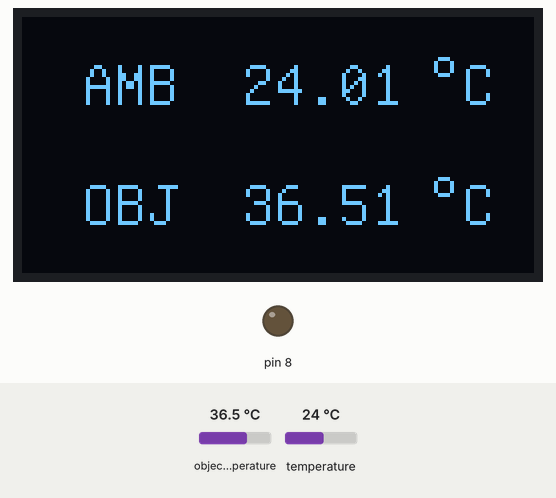
Bench run of a sketch on a simulated Arduino Uno, built with avr-gcc and run on an emulated ATmega328P. Parts: 128×64 one-colour display, output pins drawn as LEDs (lit = HIGH). The inputs (shaded band) are chosen by the test bench; at power-on: object temperature 36.5 °C, temperature 24 °C. What the sketch prints to the serial monitor is not drawn.

Above: at 6.4 s.
6.5 s: object temperature set to 20 °C
At 8.9 s:
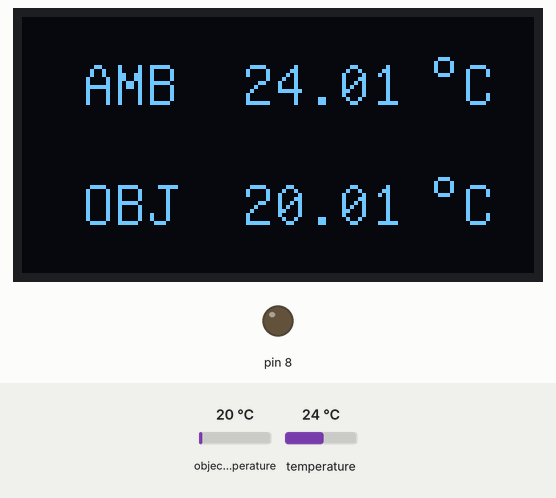
9.4 s: temperature set to 12 °C
At 10.9 s:
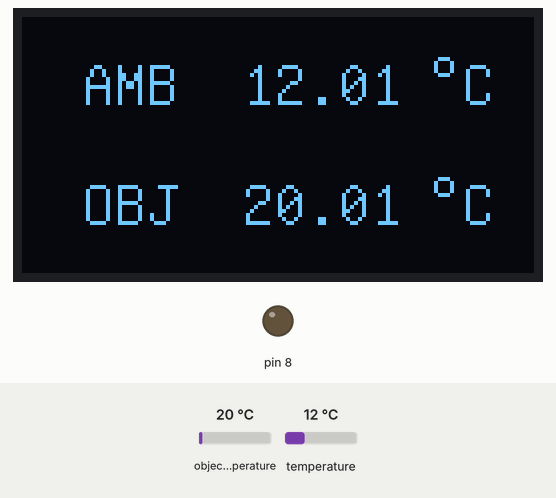
11.9 s: object temperature set to 26 °C
At 13.9 s:
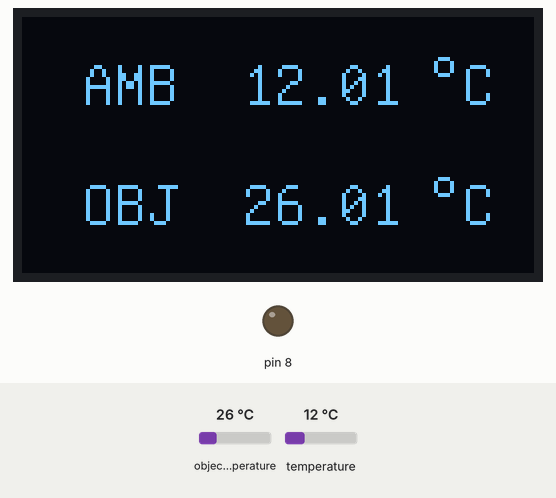
14.3 s: temperature set to 19 °C
At 15.6 s:
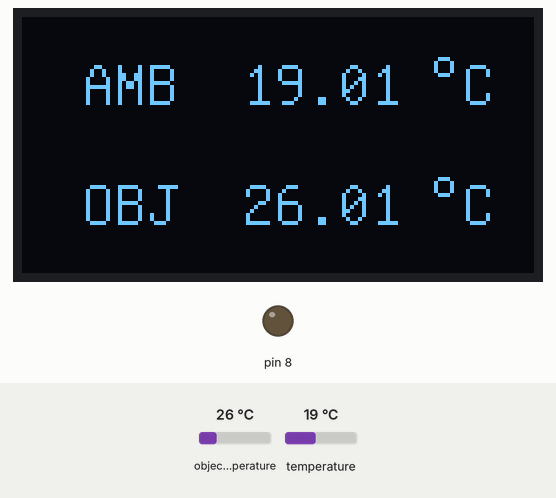
16.8 s: object temperature set to 44 °C
At 18.6 s:
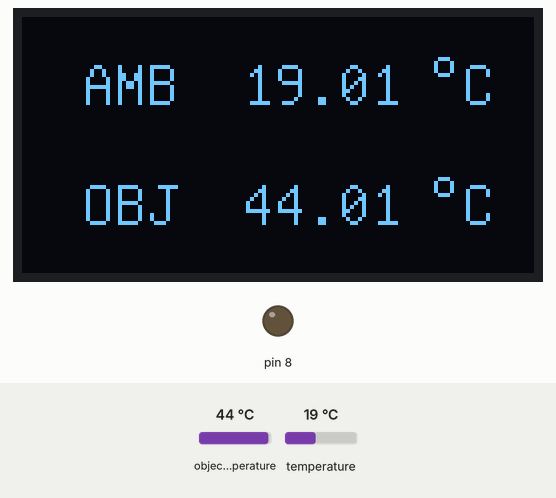
Timing chart, 0 to 20.1 s (numbered marks = the images above; inputs shaded):
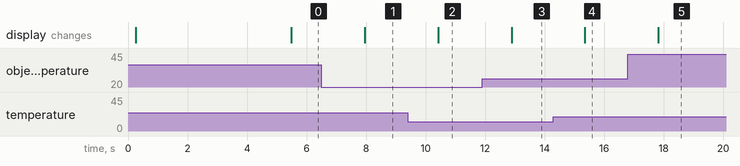

Measured:
- after the input at 6.5 s, the display: changes after 1.5 s (image 1)
- after the input at 9.4 s, the display: changes after 1.0 s (image 2)
- after the input at 11.9 s, the display: changes after 0.99 s (image 3)
- after the input at 14.3 s, the display: changes after 1.1 s (image 4)
- after the input at 16.8 s, the display: changes after 1.0 s (image 5)

The sketch:

Arduino_code.ino
```cpp
// #include <Wire.h>
#include <Adafruit_MLX90614.h> //For operating with IR sensor
// #include <Adafruit_GFX.h>
#include "U8glib.h" //For operating with OLED

U8GLIB_SSD1306_128X64 u8g(U8G_I2C_OPT_NONE|U8G_I2C_OPT_DEV_0);	// I2C / TWI

Adafruit_MLX90614 mlx = Adafruit_MLX90614();

double temp_amb;
double temp_obj;

void draw(double obj, double amb) {
  // For showing temperatures
  u8g.setFont(u8g_font_unifont);
  // For ambient temperature
  u8g.drawStr(15, 22, "AMB");
  u8g.setPrintPos(55, 22);
  u8g.print(amb);
  u8g.drawCircle(105, 12, 2);
  u8g.drawStr( 110, 22, "C");
  // For object temprature
  u8g.drawStr(15, 52, "OBJ");
  u8g.setPrintPos(55, 52);
  u8g.print(obj);
  u8g.drawCircle(105, 42, 2);
  u8g.drawStr( 110, 52, "C");
}

void initial(void) {
  // To show initialization message
  u8g.setFont(u8g_font_unifont);
  u8g.drawStr(20, 22, "Thermometer");
  u8g.drawStr(15, 52, "Initializing");
}

void setup(void)
{
  Serial.begin(9600);
  mlx.begin();       //Initialize MLX90614
  Serial.begin(9600);
  // assign default color value
  if ( u8g.getMode() == U8G_MODE_R3G3B2 ) {
    u8g.setColorIndex(255);     // white
  }
  else if ( u8g.getMode() == U8G_MODE_GRAY2BIT ) {
    u8g.setColorIndex(3);         // max intensity
  }
  else if ( u8g.getMode() == U8G_MODE_BW ) {
    u8g.setColorIndex(1);         // pixel on
  }
  else if ( u8g.getMode() == U8G_MODE_HICOLOR ) {
    u8g.setHiColorByRGB(255,255,255);
  }
  pinMode(8, OUTPUT);

  Serial.println("Temperature Sensor MLX90614");// Serial Monitor

  u8g.firstPage();
  do {
    initial();
  } while( u8g.nextPage() );
  delay(5000);
}

void loop()
{
  //Reading room temperature and object temp
  temp_amb = mlx.readAmbientTempC();//Reading room temperature
  temp_obj = mlx.readObjectTempC();//Reading object temperature

  //Serial Monitor
  Serial.print("Room Temp = ");
  Serial.println(temp_amb);
  Serial.print("Object temp = ");
  Serial.println(temp_obj);

  u8g.firstPage();
  do {
    draw(temp_obj, temp_amb);
  } while( u8g.nextPage() );

  // rebuild the picture after some delay
  delay(1000);
}
```
